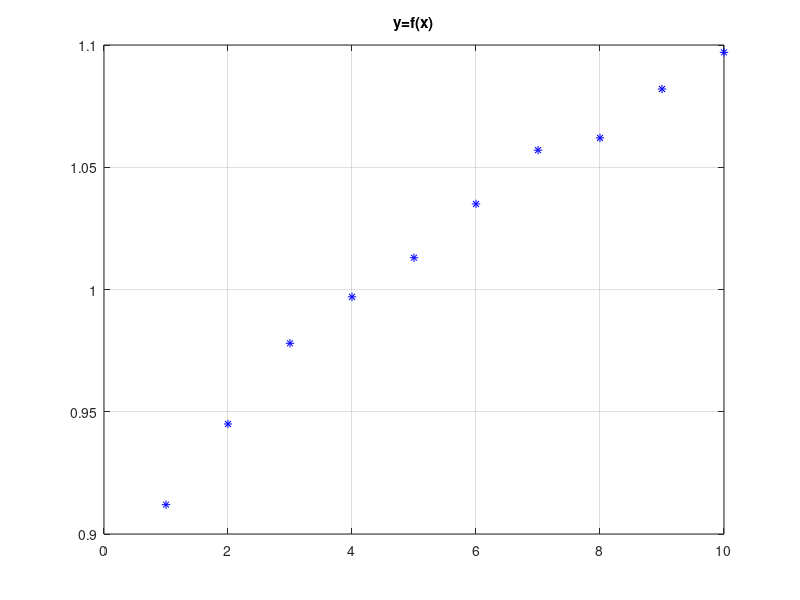
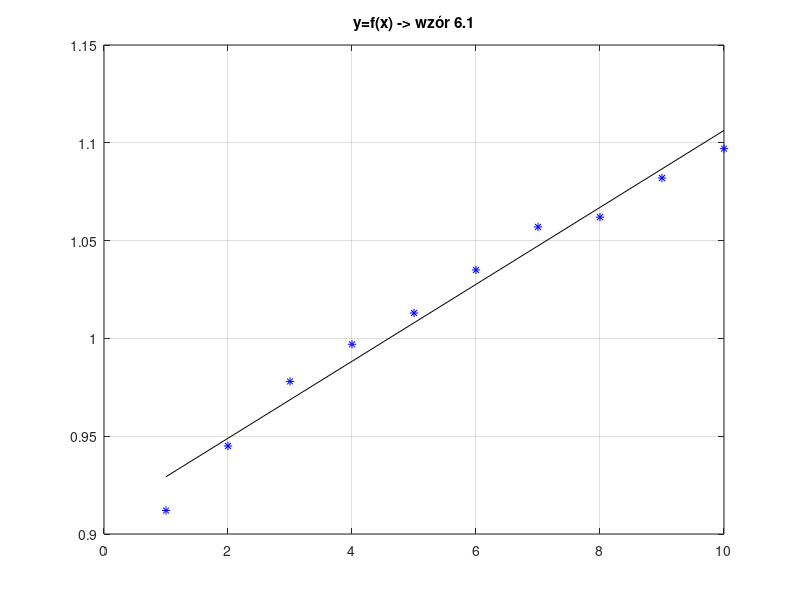
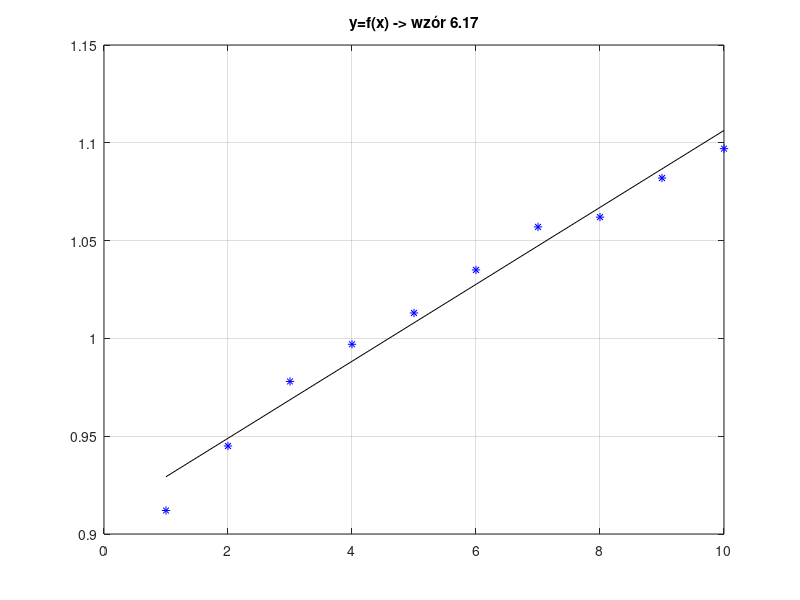
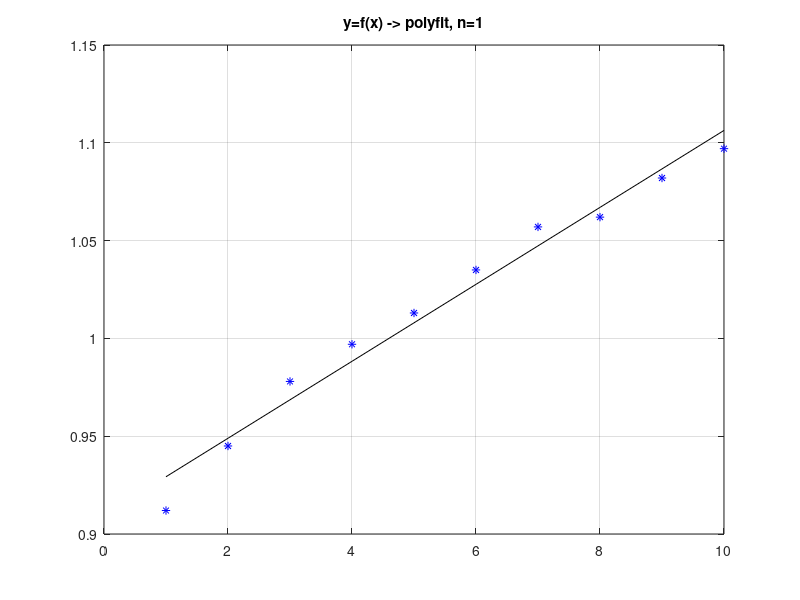

Write MATLAB code to recreate these figures, in order.
clear all; close all;

% W wyniku pomiaru otrzymano nastepujace liczby ( x = numer pomiaru, y = wartosc )
x = [ 1 2 3 4 5 6 7 8 9 10 ];
y = [ 0.912 0.945 0.978 0.997 1.013 1.035 1.057 1.062 1.082 1.097 ];
figure; plot( x, y, 'b*' ); title('y=f(x)'); grid;

% Aproksymacja linia prosta: y = a * x + b
    
                                  % OGOLNIE - rozwiazanie rownania macierzowego (wzór 6.1)
xt = x'; yt = y'; N = length( xt );     % transponowanie x,y -> kolumny 
X = [ xt, ones(N,1) ];                  % macierz X -> kolumna x + kolumna jedynek 
ab = X \ yt;                            % rozwiązanie -> ab = (X^T*X)^-1 * X^T * yt (wzór 6.1)
a1 = ab(1), b1 = ab(2),                   % 
figure; plot( x, y, 'b*', x, a1*x+b1, 'k-' ); title('y=f(x) -> wzór 6.1'); grid;
rmse6_1 = sqrt(mean((y - (a1*x+b1)).^2))

                                   % W TYM PRZYPADKU - na podstawie wyprowadzonych wzorow (wzór 6.17)
xm = mean( x );                         % srednia wartosc wektora x
ym = mean( y );                         % srednia wartosc wektora y
xr = x - xm;                            % wektor x - srednia x (od kazdego elementu)
yr = y - ym;                            % wektor y - srednia y (od kazdego elementu)
a = (xr * yr') / (xr * xr')             % obliczenie wsp a prostej, to samo                                       % inaczej: a = sum( xr .* yr ) / sum( xr .* xr )
b = ym - a * xm    
figure; plot( x, y, 'b*', x, a*x+b, 'k-' ); title('y=f(x) -> wzór 6.17'); grid;
% obliczenie wsp b prostej


p1 = polyfit(x, y, 1);
a_poly1 = p1(1);
b_poly1 = p1(2);
figure; plot( x, y, 'b*', x, a_poly1*x+b_poly1, 'k-' ); title('y=f(x) -> polyfit, n=1'); grid;

p3 = polyfit(x, y, 3);
y3 = polyval(p3, x);   
figure; plot( x, y, 'b*', x, y3, 'k-' ); title('y=f(x) -> polyfit, n=3'); grid;

%błąd dopasowania RMSE 

rmse6_17 = sqrt(mean((y - (a*x+b)).^2))
rmse_poly1 = sqrt(mean((y - (a_poly1*x + b_poly1)).^2))
rmse_poly3 = sqrt(mean((y - y3).^2))
